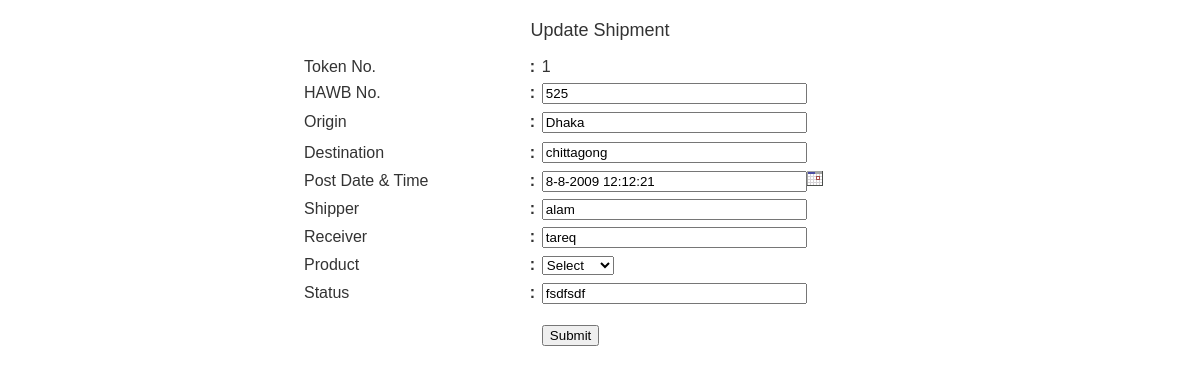
/dominfo.php?option=edit&ref=525, run on the app's committed database.
### tables this page shows
CREATE TABLE `shipment_dom` (
  `serial` int(10) NOT NULL,
  `HAWB` varchar(255) DEFAULT NULL,
  `origin` varchar(255) DEFAULT NULL,
  `destination` varchar(255) DEFAULT NULL,
  `pdate` varchar(255) DEFAULT NULL,
  `shipper` varchar(20) NOT NULL,
  `receiver` varchar(20) NOT NULL,
  `product` int(11) NOT NULL,
  `status` varchar(255) DEFAULT NULL
);

### dominfo.php (the view, shortened to what this page needs)
<?php
$hawb_no=$_REQUEST['ref'];
?>
<html>
<link href="generalrules.css" rel="stylesheet" type="text/css" />
<link href="css/style.css" rel="stylesheet" type="text/css">
<head>
</head>
<body>
<div align="center"><br>
  <font size="+1">Update Shipment</font><br>
</div><br />
<table width="50%" border="0" align="center" cellpadding="0" cellspacing="0">
<form name="modifytrack" action="succmodifytrack_dom.php" method="post" target="mainFrame">
  <?php
  $sql="select * from shipment_dom where HAWB='$hawb_no'";
  $result=mysql_query($sql) or die(mysql_error());
  while($row=mysql_fetch_array($result))
  {
  ?>
  <tr>
    <td width="169" class="p01quote">Token No. </td>
    <td width="9" class="p02"><strong>:</strong></td>
      <td width="215" height="27"><?php echo $row['serial'];?></td>
  </tr>
  <tr>
    <td class="p01quote">HAWB No. </td>
    <td class="p02"><strong>:</strong></td>
    <td height="26" class="tabfontfocus"><input name="hawb_num" type="text" size="30" value="<?php echo $row['HAWB'];?>" readonlyss></td>
  </tr>
  <tr>
    <td class="p01quote">Origin</td>
    <td class="p02"><strong>:</strong></td>
    <td height="32" class="tabfontfocus"><input name="origin" type="text" size="30" value="<?php echo $row['origin'];?>"></td>
  </tr>
  <tr>
    <td class="p01quote">Destination</td>
    <td class="p02"><strong>:</strong></td>
    <td height="29" class="tabfontfocus"><input name="destination" type="text" size="30" value="<?php echo $row['destination'];?>"></td>
  </tr>
  <tr>
    <td class="p01quote">Post Date &amp; Time</td>
    <td class="p02"><strong>:</strong></td>
    <td height="28" class="tabfontfocus"><input name="post_date" type="text" size="30" value="<?php echo $row['pdate'];?>"><a href="javascript:NewCal('post_date','ddmmyyyy',true,24)"><img src="images/cal.gif"  width="16" height="16" border="0" alt="Pick a date"></a></td>
  </tr>
  <tr>
    <td class="p01quote">Shipper</td>
    <td class="p02"><strong>:</strong></td>
    <td height="28" class="tabfontfocus"><input name="shipper" type="text" size="30" value="<?php echo $row['shipper'];?>"></td>
  </tr>
  <tr>
    <td class="p01quote">Receiver</td>
    <td class="p02"><strong>:</strong></td>
    <td height="28" class="tabfontfocus"><input name="receiver" type="text" size="30" value="<?php echo $row['receiver'];?>"></td>
  </tr>
  <tr>
    <td class="p01quote">Product</td>
    <td class="p02"><strong>:</strong></td>
    <td height="28" class="tabfontfocus"><select name="product">
        <option value="Select">Select</option>
      </select></td>
  </tr>
  <tr>
    <td class="p01quote">Status</td>
    <td class="p02"><strong>:</strong></td>
    <td height="28" class="tabfontfocus"><input name="status" type="text" size="30" value="<?php echo $row['status'];?>"></td>
  </tr>
	<tr>
		<td colspan="3">&nbsp;</td>
	</tr>
  <tr>
    <td class="p01quote">&nbsp;</td>
    <td class="tabfontfocus">&nbsp;</td>
    <td height="14" class="tabfontfocus"><input type="submit" name="Submit" value="Submit"></td>
  </tr>
  <?php } ?>
  </form>
</table>
<br>
</body>
</html>

### generalrules.css (style rules this page uses)
BODY { FONT-SIZE: 11px; COLOR: #333333; FONT-FAMILY: Arial, Verdana, Helvetica, Geneva, sans-serif; TEXT-ALIGN: center }
FORM { MARGIN: 0px }
.tabfontfocus { FONT-WEIGHT: normal; FONT-SIZE: 11px; COLOR: #333333; font-family: Verdana, Arial, Helvetica, sans-serif; text-decoration: none; }

### data on the page
shipment_dom: serial "1", hawb_num "525", origin "Dhaka", destination "chittagong", post_date "8-8-2009 12:12:21", shipper "alam", receiver "tareq", status "fsdfsdf"
